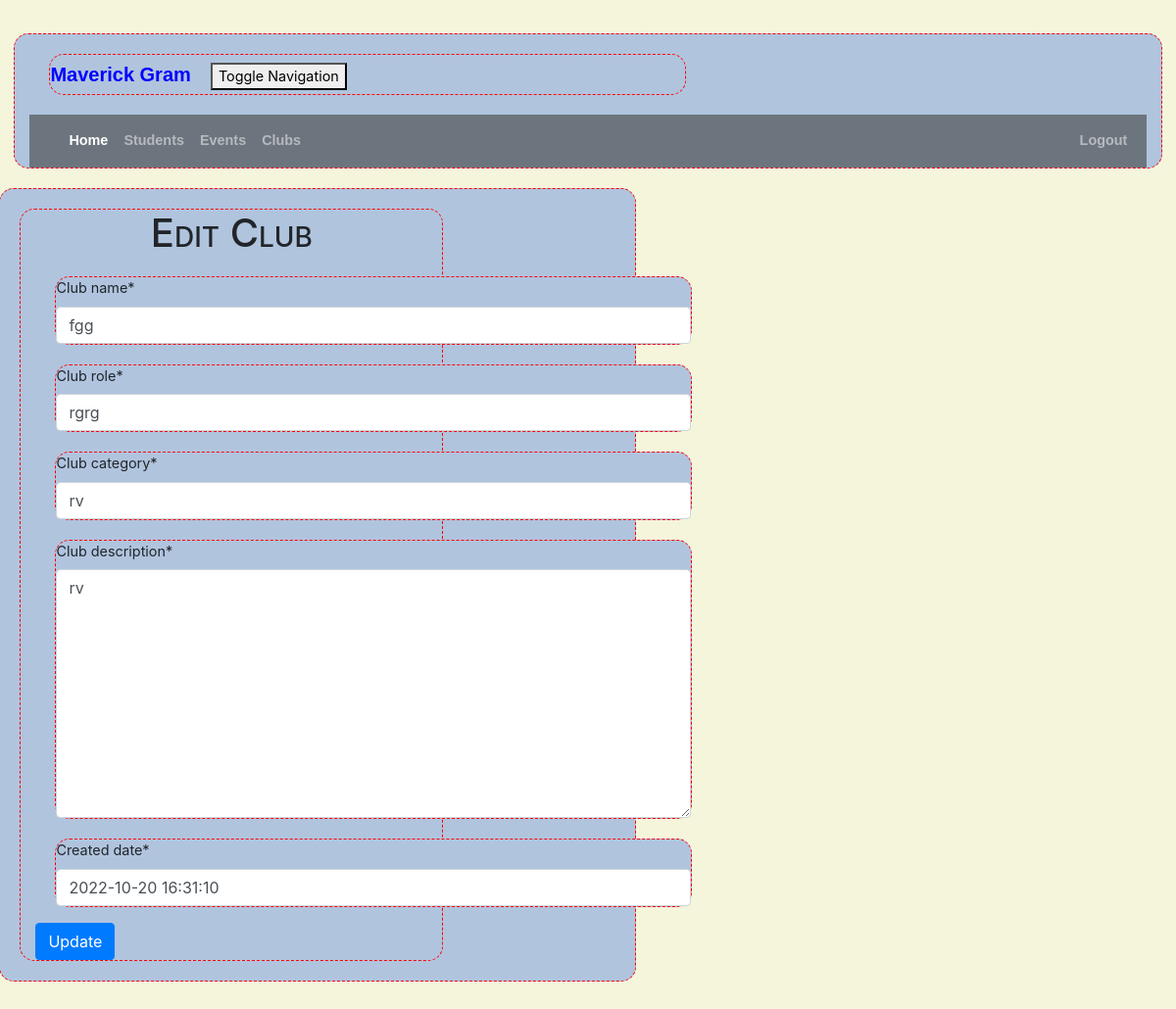
Screenshot of /club/2/edit/ (signed in) with the database file from the repository.
### crm/models.py (models this page shows, shortened)
class Club(models.Model):
    club_name = models.CharField(max_length=100)
    club_role = models.CharField(max_length=20)
    club_category = models.CharField(max_length=100)
    club_description = models.TextField()
    created_date = models.DateTimeField(
        default=timezone.now)

### crm/views.py (the view)
# urls.py: path('club/<int:pk>/edit/', views.club_edit, name='club_edit'),
@login_required
def club_edit(request, pk):
    club = get_object_or_404(Club, pk=pk)
    if request.method == "POST":
        form = ClubForm(request.POST, instance=club)
        if form.is_valid():
            club = form.save(commit=False)
            club.updated_date = timezone.now()
            club.save()
            club = Club.objects.filter()
            return render(request, 'crm/club_list.html',
                          {'clubs': club})
    else:
        form = ClubForm(instance=club)
    return render(request, 'crm/club_edit.html', {'form': form})

### crm/forms.py
class ClubForm(forms.ModelForm):
    class Meta:
        model = Club
        fields = ( 'club_name', 'club_role', 'club_category', 'club_description', 'created_date')

### crm/templates/crm/club_edit.html (shortened to what this page needs)
<!DOCTYPE html>
<html lang="en">
{% extends 'crm/base.html' %}
{% load crispy_forms_tags %}
{% block content %}
    <h1>Edit Club</h1>
    <form method="POST" class="customer-form">{% csrf_token %}
        {{ form|crispy }}
        <button type="submit" class="btn btn-primary">Update</button>
    </form>
{% endblock %}

### crm/static/css/portfolio.css (style rules this page uses)
body { font-size: 90%; border: 0px; margin: 0px; padding: 1em; background-color: #FFEFD5; }
div { border: thin dashed red; border-radius: 15px; background-color: #B0C4DE; width: 650px; margin: 20px; }
h1 { font-variant: small-caps; text-align: center; border: 1px; }

### crm/templates/crm/club_edit.html (style rules this page uses)
body { background-color: beige; }

### rows the page displays
Club: club_name "fgg", club_role "rgrg", club_category "rv", club_description "rv", created_date "2022-10-20 16:31:10"
